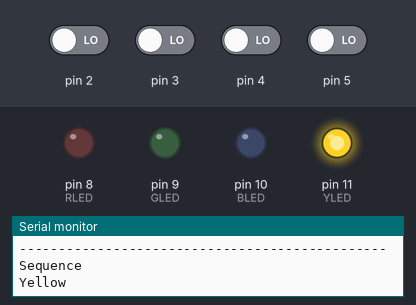
This sketch was run on a simulated Arduino Uno, built with avr-gcc and run on an emulated ATmega328P. Parts: output pins drawn as LEDs (lit = HIGH), the last lines printed to the serial monitor. Dashed ring = blinking. The test bench sets the inputs (shaded band); at power-on: pin 2–5 LOW. Random numbers use the default seed unless the sketch sets one.

Above: at 4.9 s.
5.0 s: pin 2 driven HIGH
At 5.9 s:
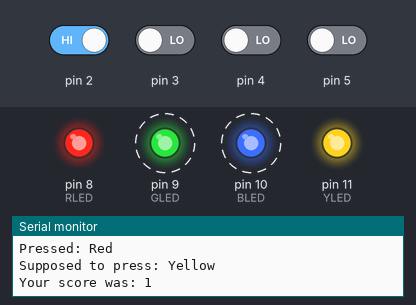
At 8.2 s:
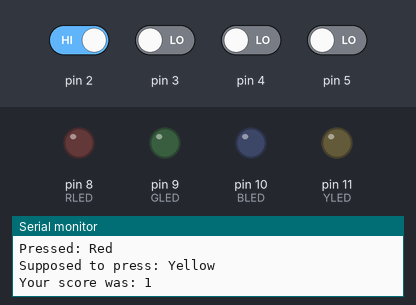
Timing chart, 0 to 9.7 s (numbered marks = the images above; inputs shaded):
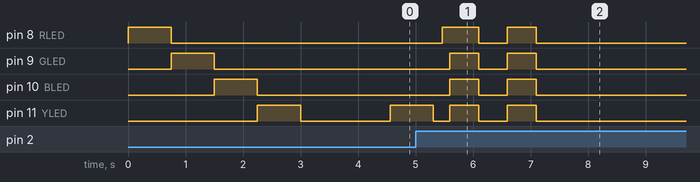

Measured:
- after the input at 5.0 s, pin 8 (RLED): LOW → HIGH after 0.46 s, → LOW 0.63 s later, → HIGH 0.50 s later, → LOW 0.50 s later; pin 9 (GLED), pin 10 (BLED): alternates HIGH for 0.50 s and LOW for 0.50 s, 4 changes in all, then stays LOW, starting after 0.59 s

The sketch:

SIMON_game.ino
```cpp
// Button pins - 2, 3, 4, 5
// LED pins - 8, 9, 10, 11

// Buttons
int R_BUTTON = 2;
int G_BUTTON = 3;
int B_BUTTON = 4;
int Y_BUTTON = 5;

// LEDs
int RLED = 8;
int GLED = 9;
int BLED = 10;
int YLED = 11;

// Booleans

//to control flow
bool acceptingInput, waitingForInput, newIteration, gameOver;
//for buttons
bool lastR, currR, lastG, currG,
     lastB, currB, lastY, currY = false;
int RledOn, GledOn, BledOn, YledOn = 0;
bool Rchanged, Gchanged, Bchanged, Ychanged = false;
bool buttonPressed;


// ints
int score = 0;
int inputCounter = 0;
unsigned long currTime;
int resizeFactor = 2; // Used when resizing the arrays (don't change value)

// Can change if u want
const int restTime = 350; // deadzone (in milliseconds) since last button press
const int resizeAmount = 5; // Intial array size and amount of spaces added each time it's resized


// Arrays
int *commands = calloc(resizeAmount, sizeof(int)); // color sequence
int *input = calloc(resizeAmount, sizeof(int));// buttons the user presses
const char *colors[] = {"Red", "Green", "Blue", "Yellow"}; // map numbers to colors
unsigned long prevTime[] = {millis(), millis(), millis(), millis()}; // previous button press times


// ------------------ Functions --------------------------------

// Turns all led's off
void allOff(){
  digitalWrite(RLED, LOW);
  digitalWrite(GLED, LOW);
  digitalWrite(BLED, LOW);
  digitalWrite(YLED, LOW);
}

// Turns all led's on
void allOn(){
  digitalWrite(RLED, HIGH);
  digitalWrite(GLED, HIGH);
  digitalWrite(BLED, HIGH);
  digitalWrite(YLED, HIGH);
}


// Debouncing
boolean debounce(int buttonPin, boolean last)
{
  boolean current = digitalRead(buttonPin);       // Read the button state
  if (last != current)                         // If it's different...
  {
    delay(5);                                  // Wait 5ms
    current = digitalRead(buttonPin);             // Read it again
  }
  return current;                              // Return the current value
}


void setup()
{
  // Buttons already initialized as inputs
  pinMode(RLED, OUTPUT);
  pinMode(GLED, OUTPUT);
  pinMode(BLED, OUTPUT);
  pinMode(YLED, OUTPUT);
  Serial.begin(9600);

  // Lighting Sequence - Game automatically starts after 4 seconds;
  digitalWrite(RLED, HIGH);
  delay(750);
  allOff();
  digitalWrite(GLED, HIGH);
  delay(750);
  allOff();
  digitalWrite(BLED, HIGH);
  delay(750);
  allOff();
  digitalWrite(YLED, HIGH);
  delay(750);
  allOff();
  delay(750);

  Serial.print("Game starting now...\n");

  // Initialize flow control variables
  acceptingInput = false;
  newIteration = true;
  gameOver = false;


}

void loop()
{


  if (acceptingInput){
    currTime = millis(); // prev and curr time are used to eliminate inputs within [restTime] time
                         // of last button press to avoid repeated press detections from the same press

    // Red Button State
    currR = debounce(R_BUTTON, lastR);
    if ( (currTime - prevTime[0] >= restTime) && lastR == HIGH && currR == HIGH) { // If button pressed
      digitalWrite(RLED, HIGH);
      delay(100); // Keep LED on for 100ms otherwise it's not visible
      Rchanged = true;
      buttonPressed = true;
      prevTime[0] = currTime;
    }
    else{
      digitalWrite(RLED, LOW);
    }
    lastR = currR;

    // Green Button State
    currG = debounce(G_BUTTON, lastG);
    if ( (currTime - prevTime[1] >= restTime) && lastG == HIGH && currG == HIGH) {
      digitalWrite(GLED, HIGH);
      delay(100);
      Gchanged = true;
      buttonPressed = true;
      prevTime[1] = currTime;
    }
    else{
      digitalWrite(GLED, LOW);
    }
    lastG = currG;

    // Blue Button State
    currB = debounce(B_BUTTON, lastB);
    if ( (currTime - prevTime[2] >= restTime) && lastB == HIGH && currB == HIGH) {
      digitalWrite(BLED, HIGH);
      delay(100);
      Bchanged = true;
      buttonPressed = true;
      prevTime[2] = currTime;
    }
    else{
      digitalWrite(BLED, LOW);
    }
    lastB = currB;

    // Yellow Button State
    currY = debounce(Y_BUTTON, lastY);
    if ( (currTime - prevTime[3] >= restTime) && lastY == HIGH && currY == HIGH) {
      digitalWrite(YLED, HIGH);
      delay(100);
      Ychanged = true;
      buttonPressed = true;
      prevTime[3] = currTime;
    }
    else{
      digitalWrite(YLED, LOW);
    }
    lastY = currY;

    // --------------------------- Processing Player Input ----------------------------------------
    if (Rchanged){
      input[inputCounter] = 8; // Add led value to input array
      Rchanged = false; // Button can now be triggered again
      Serial.println("Red Pressed");
    }
    if (Gchanged){
      input[inputCounter] = 9;
      Gchanged = false;
      Serial.println("Green Pressed");
    }
    if (Bchanged){
      input[inputCounter] = 10;
      Bchanged = false;
      Serial.println("Blue Pressed");
    }
    if (Ychanged){
      input[inputCounter] = 11;
      Ychanged = false;
      Serial.println("Yellow Pressed");
    }

    if (buttonPressed){
      if (input[inputCounter] != commands[inputCounter]){ // input does not match sequence
        Serial.println("\nWrong button pressed!");
        Serial.print("Pressed: "); Serial.println(colors[input[inputCounter]-8]);
        Serial.print("Supposed to press: "); Serial.println(colors[commands[inputCounter]-8]);
        gameOver = true; // You lost because you pressed the wrong button
        acceptingInput = false;
        newIteration = false;
      }
      else if (inputCounter == (score-1)){ // successfully replicated all commands
        acceptingInput = false;
        newIteration = true;
        allOff();

      }
      buttonPressed = false; // ready to accept user input again
      inputCounter += 1;
    }

  }


  if (newIteration){
    delay(800); //Don't want new iter to start immediately

    // resize array every [resizeAmount] iterations
    if ((score != 0) && (score % resizeAmount == 0)){
      commands = realloc(commands, resizeFactor * resizeAmount * sizeof(int));
      input = realloc(input, resizeFactor * resizeAmount * sizeof(int));
      Serial.print("Resized Array to size: "); Serial.println(resizeAmount * resizeFactor);
      resizeFactor += 1;
    }

    // add random light to sequence
    randomSeed(millis());
    int newLED = random(8, 12);
    commands[score] = newLED;

    // Printing Sequence for debugging
    Serial.println("-----------------------------------------------");
    Serial.print("\n");
    Serial.println("Sequence");
    for (int j=0; j<(score+1); j++){
      Serial.println(colors[commands[j]-8]); // The color of the led added
    }
    Serial.print("\n");


    for (int i=0; i<(score+1); i++){
      digitalWrite( commands[i], HIGH );
      delay(750);
      allOff();
      delay (150);
    }
    score += 1;
    newIteration = false;
    acceptingInput = true;
    inputCounter = 0;
  }


  if (gameOver){
    //Serial.println("Game Over!");
    Serial.print("Your score was: "); Serial.println(score);
    gameOver = false; // all flow control variables are false now

    // lighting sequence
    allOn();
    delay(500);
    allOff();
    delay(500);
    allOn();
    delay(500);
    allOff();
  }


}
```
